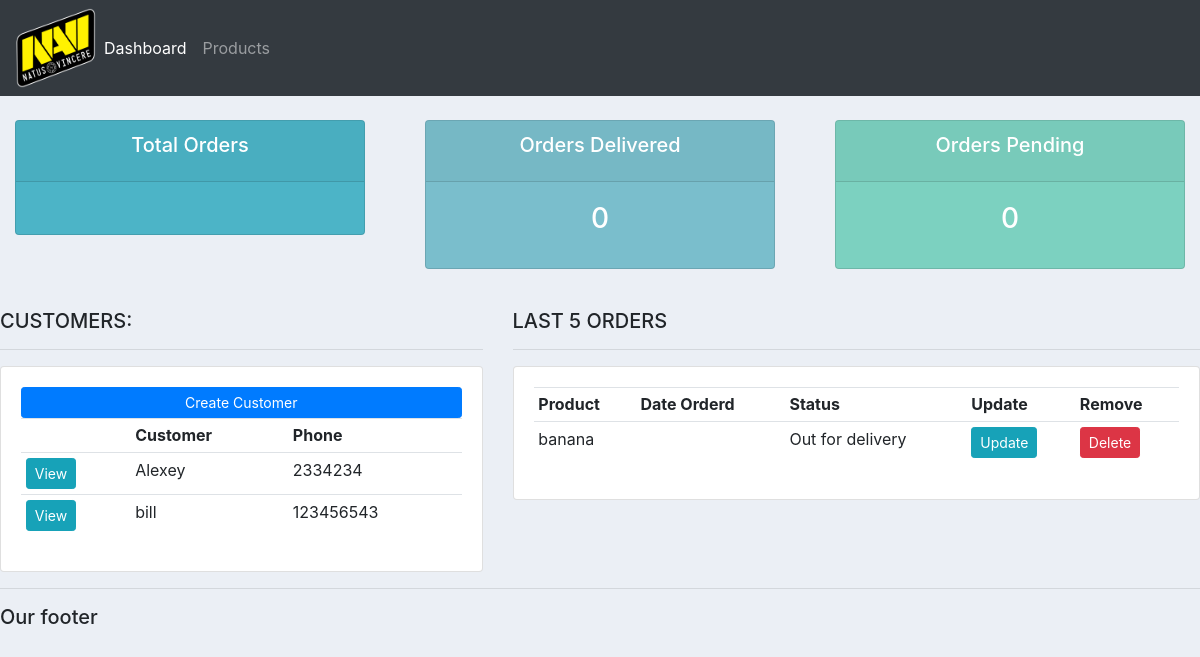
Before: / with the older database file.
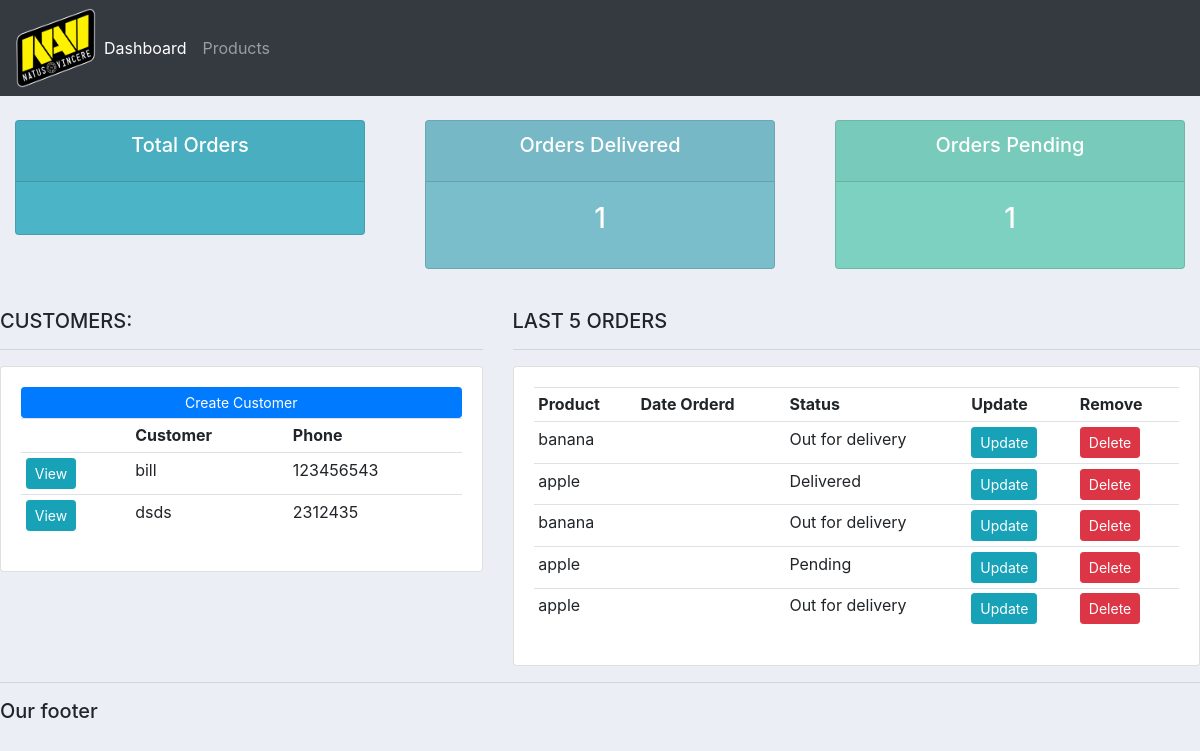
After: the same page with the newer database file.
### accounts/models.py (models this page shows, shortened)
class Customer(models.Model):
	name = models.CharField(max_length=200, null = True)
	phone = models.CharField(max_length=200, null = True)
	email = models.CharField(max_length=200, null = True)
	data_created = models.DateTimeField(auto_now_add=True)

class Order(models.Model):
	STATUS = (
			('Pending', 'Pending'),
			('Out for delivery', 'Out for delivery'),
			('Delivered', 'Delivered'),
			)
	customer = models.ForeignKey(Customer, null=True, on_delete= models.SET_NULL)
	product = models.ForeignKey(Product, null=True, on_delete= models.SET_NULL)
	data_created = models.DateTimeField(auto_now_add=True)
	status = models.CharField(max_length=200, null = True, choices=STATUS)

class Product(models.Model):
	CATEGORY = (
			('Indoor', 'Indoor'),
			('Out Door', 'Out Door'),
			)
	name = models.CharField(max_length=200, null = True)
	price = models.FloatField(null=True)
	category = models.CharField(max_length=200, null = True, choices=CATEGORY)
	description = models.CharField(max_length=200, null = True, blank=True)
	data_created = models.DateTimeField(auto_now_add=True, null=True)
	tags = models.ManyToManyField(Tag)
	def __str__(self):
		return self.name

### accounts/views.py (the view)
# urls.py: path('', views.home, name='home'),
def home(request):
	orders = Order.objects.all()
	customers = Customer.objects.all()
	total_customers = customers.count()
	toatal_orders = orders.count()
	delivered = orders.filter(status='Delivered').count()
	pending = orders.filter(status='Pending').count()
	context={'orders':orders, 'customers': customers, 'toatal_orders':toatal_orders,
			 'delivered':delivered, 'pending':pending}
	return render(request, 'accounts/dashboard.html', context)

### accounts/templates/accounts/dashboard.html
{%  extends 'accounts/main.html' %}
{% block content %}
{% include 'accounts/status.html' %}
<br>
<div class="row">
	<div class="col-md-5">
		<h5>CUSTOMERS:</h5>
		<hr>
		<div class="card card-body">
			<a class="btn btn-primary  btn-sm btn-block" href="">Create Customer</a>
			<table class="table table-sm">
				<tr>
					<th></th>
					<th>Customer</th>
					<th>Phone</th>
				</tr>
				{% for customer in customers %}
					<tr>
						<td><a class="btn btn-sm btn-info" href="{% url 'customer' customer.id %}">View</a></td>
						<td>{{customer.name}}</td>
						<td>{{customer.phone}}</td>
					</tr>
				{% endfor %}
			</table>
		</div>
	</div>
	<div class="col-md-7">
		<h5>LAST 5 ORDERS</h5>
		<hr>
		<div class="card card-body">
			<table class="table table-sm">
				<tr>
					<th>Product</th>
					<th>Date Orderd</th>
					<th>Status</th>
					<th>Update</th>
					<th>Remove</th>
				</tr>
				{% for order in orders %}
					<tr>
						<td>{{order.product}}</td>
						<td>{{order.date_created}}</td>
						<td>{{order.status}}</td>
						<td><a class="btn btn-sm btn-info" href="{%url 'update_order' order.id %}">Update</a></td>
						<td><a class="btn btn-sm btn-danger" href="{%url 'delete_order' order.id %}">Delete</a></td>
					</tr>
				{% endfor %}
			</table>
		</div>
	</div>
</div>
{% endblock %}

### accounts/templates/accounts/main.html (shortened to what this page needs)
{% load static %}
<!DOCTYPE html>
<html>
<head>
	<link rel="stylesheet" href="https://stackpath.bootstrapcdn.com/bootstrap/4.3.1/css/bootstrap.min.css">
	<link rel="stylesheet" type="text/css" href="{% static '/css/main.css' %}">
</head>
<body>
	{% include 'accounts/navbar.html' %}
	{% block content %}
	{% endblock %}
	<hr>
	<h5>Our footer</h5>
</body>
</html>

### accounts/templates/accounts/navbar.html (shortened to what this page needs)
{% load static %}
<nav class="navbar navbar-expand-lg navbar-dark bg-dark">
  <img src="{% static 'images/NAVI.png'%}" height="80" width="80">
  <div class="collapse navbar-collapse" id="navbarNav">
    <ul class="navbar-nav">
      <li class="nav-item active">
        <a class="nav-link" href="{% url 'home' %}">Dashboard</a>
      </li>
      <li class="nav-item">
        <a class="nav-link" href="{% url 'products' %}">Products</a>
      </li>
    </ul>
  </div>
</nav>

### accounts/templates/accounts/status.html (shortened to what this page needs)
<br>
<div class="row">
	<div class="col">
		<div class="col-md">
			<div class="card text-center text-white  mb-3" id="total-orders">
			  	<div class="card-header">
			  		<h5 class="card-title">Total Orders</h5>
			  	</div>
			  	<div class="card-body">
			  	</div>
			</div>
		</div>
	</div>
	<div class="col">
		<div class="col-md">
			<div class="card text-center text-white  mb-3" id="orders-delivered">
			  	<div class="card-header">
			  		<h5 class="card-title">Orders Delivered</h5>
			  	</div>
			  	<div class="card-body">
			    	<h3 class="card-title">{{delivered}}</h3>
			  	</div>
			</div>
		</div>
	</div>
	<div class="col">
		<div class="col-md">
			<div class="card text-center text-white  mb-3" id="orders-pending">
			  	<div class="card-header">
			  		<h5 class="card-title">Orders Pending</h5>
			  	</div>
			  	<div class="card-body">
			    	<h3 class="card-title">{{pending}}</h3>
			  	</div>
			</div>
		</div>
	</div>
</div>

### static/css/main.css (style rules this page uses)
body { background-color: #ebeff5; }
#total-orders { background-color: #4cb4c7; }
#orders-delivered { background-color: #7abecc; }
#orders-pending { background-color: #7CD1C0; }

Changed rows visible on the page:
removed Customer: name "Alexey", phone "2334234"
added Customer: name "dsds", phone "2312435"
added Order: product "apple", status "Delivered"
added Order: product "banana", status "Out for delivery"
added Order: product "apple", status "Pending"
added Order: product "apple", status "Out for delivery"
Other visible differences:
{{ delivered }}: "0" → "1"
{{ pending }}: "0" → "1"
